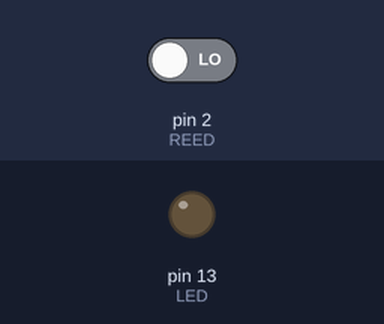
This sketch was run on a simulated Arduino Uno, built with avr-gcc and run on an emulated ATmega328P. On the bench: output pins drawn as LEDs (lit = HIGH). The test bench sets the inputs (shaded band); at power-on: pin 2 (REED) LOW.

Above: at 1.2 s.
1.3 s: pin 2 (REED) driven HIGH
At 1.7 s:
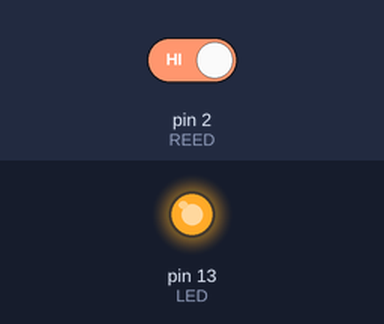
2.8 s: pin 2 (REED) driven LOW
At 4.0 s:
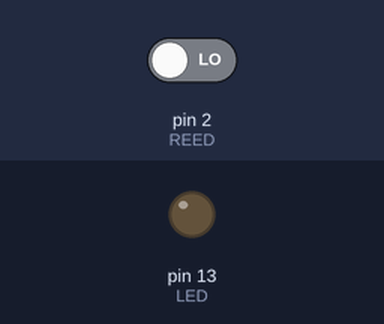
Timing chart, 0 to 5.8 s (numbered marks = the images above; inputs shaded):
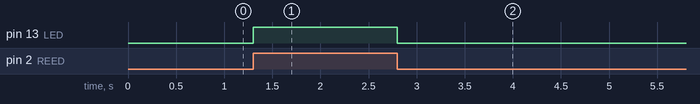

Measured:
- after the input at 1.3 s, pin 13 (LED): LOW → HIGH at once
- after the input at 2.8 s, pin 13 (LED): HIGH → LOW at once

The sketch:

34_Magnetic_Reed_Switch.ino
```cpp
/***********************************************************
File name:  34  Magnetic Reed Switch. ino Description:
Let, Demonstrates how to use a magnetic reed switch. ****************************/
#define LED   13
#define REED  2
void setup() {
  pinMode(LED, OUTPUT);
  pinMode(REED, INPUT);
}
void loop() {
  digitalWrite(LED, digitalRead(REED));
}
```
